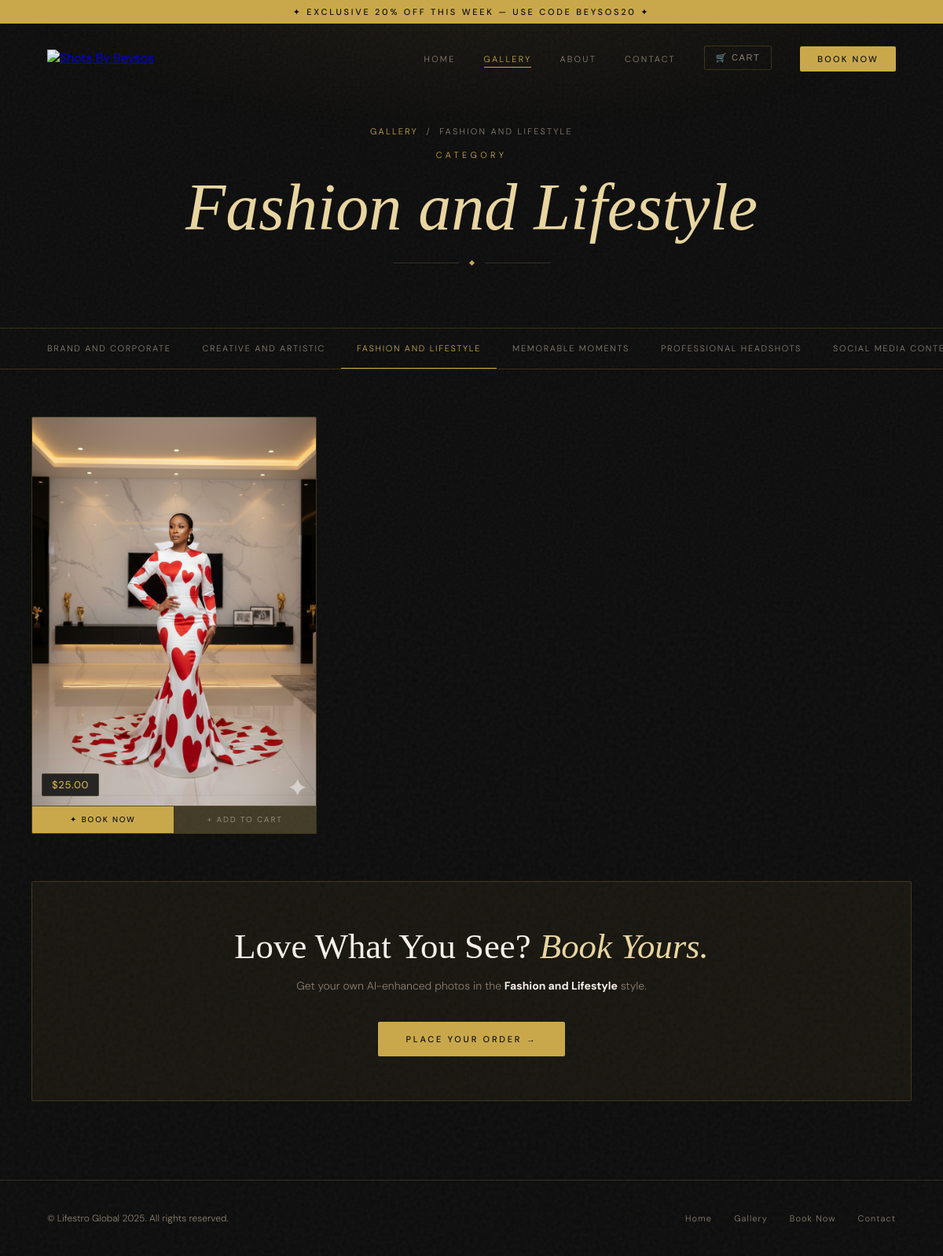
Page /gallery/fashion-and-lifestyle/ on the earlier database version.
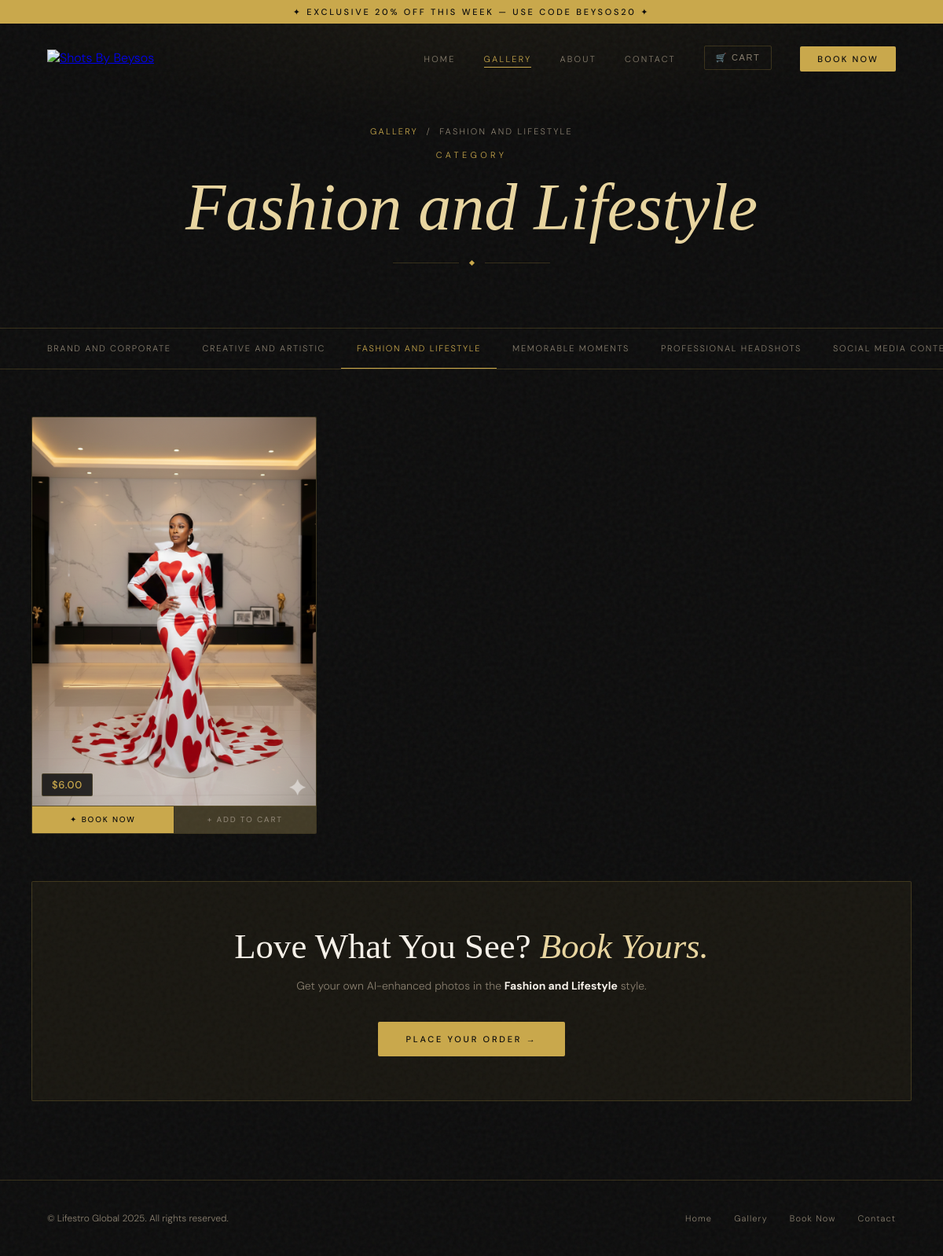
Same page on the later database version.
### orders/models.py (models this page shows, shortened)
class GalleryCategory(models.Model):
    name        = models.CharField(max_length=100)
    slug        = models.SlugField(max_length=100, unique=True)
    description = models.TextField(blank=True)
    order       = models.PositiveIntegerField(default=0, help_text="Controls display order. Lower numbers appear first.")
    class Meta:
        ordering = ['order', 'name']
        verbose_name        = 'Gallery Category'
        verbose_name_plural = 'Gallery Categories'

class GalleryImage(models.Model):
    category   = models.ForeignKey(GalleryCategory, related_name='images', on_delete=models.CASCADE)
    image      = models.ImageField(upload_to='gallery/%Y/%m/')
    title      = models.CharField(max_length=200, blank=True)
    price      = models.DecimalField(max_digits=8, decimal_places=2, default=25.00)  # ← add this
    is_cover   = models.BooleanField(default=False, help_text="Use this image as the category cover photo.")
    is_visible = models.BooleanField(default=True, help_text="Uncheck to hide this image from the gallery.")
    uploaded   = models.DateTimeField(auto_now_add=True)
    @property
    def price_cents(self):
        return int(self.price * 100)

### orders/views.py (the view)
# urls.py: path('gallery/<slug:slug>/',       views.gallery_category,      name='gallery_category'),
def gallery_category(request, slug):
    from .models import GalleryCategory
    from django.shortcuts import get_object_or_404
    category   = get_object_or_404(GalleryCategory, slug=slug)
    categories = GalleryCategory.objects.all()
    images     = category.images.filter(is_visible=True)
    return render(request, 'orders/gallery_category.html', {
        'category':   category,
        'categories': categories,
        'images':     images,
    })

### orders/templates/orders/gallery_category.html (shortened to what this page needs)
{% load static %}
<!DOCTYPE html>
<html lang="en">
<head>
</head>
<body>
<div class="grain"></div>
<div class="nav-promo">✦ Exclusive 20% off this week — use code BEYSOS20 ✦</div>
<nav class="nav" id="navbar">
  <a href="{% url 'home' %}" class="nav-logo">
    <img src="https://assets.zyrosite.com/cdn-cgi/image/format=auto,w=768,fit=crop,q=95/Vk75LpTKjSjaGtev/untitled-design-2-bqV3e3351SqyseYc.png" alt="Shots By Beysos"/>
  </a>
  <ul class="nav-links" id="navLinks">
    <li><a href="{% url 'home' %}">Home</a></li>
    <li><a href="{% url 'gallery' %}" class="active">Gallery</a></li>
    <li><a href="{% url 'home' %}#about">About</a></li>
    <li><a href="{% url 'home' %}#contact">Contact</a></li>
    <li>
      <button class="nav-cart" onclick="toggleCart()" title="View cart">
        🛒 Cart
      </button>
    </li>
    <li><a href="{% url 'order_form' %}" class="nav-cta">Book Now</a></li>
  </ul>
</nav>
<div class="page-hero">
  <div class="breadcrumb"><a href="{% url 'gallery' %}">Gallery</a> &nbsp;/&nbsp; {{ category.name }}</div>
  <div class="eyebrow">Category</div>
  <h1><em>{{ category.name }}</em></h1>
  <div class="divider-line"><span></span><div class="diamond"></div><span></span></div>
</div>
<div class="cat-nav">
  {% for cat in categories %}
  <a href="{% url 'gallery_category' cat.slug %}" {% if cat.slug == category.slug %}class="active"{% endif %}>{{ cat.name }}</a>
  {% endfor %}
</div>
<div class="main">
  {% if images %}
  <div class="masonry reveal" id="masonryGrid">
    {% for img in images %}
    <div class="img-card" id="card-{{ img.id }}" data-id="{{ img.id }}">
      <div class="img-card-photo" onclick="openLightbox({{ forloop.counter0 }})">
        <img src="{{ img.image.url }}" alt="{{ img.title|default:category.name }}" loading="lazy"/>
        <div class="img-price-tag">${{ img.price }}</div>
      </div>
      <div class="img-card-actions">
  <button class="btn-book-now" onclick="bookNow('{% url 'order_form' %}', {{ img.id }}, '{{ img.image.url|escapejs }}', '{{ category.name|escapejs }}', '{{ img.title|default:category.name|escapejs }}', '{{ img.price }}', {{ img.price_cents }})">
    ✦ Book Now
  </button>
  <button class="btn-add-cart" id="cart-btn-{{ img.id }}" onclick="addToCart({{ img.id }}, '{{ img.image.url }}', '{{ img.title|default:category.name|escapejs }}', '{{ category.name|escapejs }}', '{{ img.price }}', {{ img.price_cents }})">
    + Add to Cart
  </button>
</div>
    </div>
    {% endfor %}
  </div>
  {% else %}
  <div class="empty-state">
    <p style="font-size:32px;">📷</p>
    <p>No images uploaded yet for this category.<br/>Check back soon or explore another category.</p>
  </div>
  {% endif %}
  <div class="cta-banner reveal">
    <h3>Love What You See? <em>Book Yours.</em></h3>
    <p>Get your own AI-enhanced photos in the <strong style="color:var(--cream)">{{ category.name }}</strong> style.</p>
    <a href="{% url 'order_form' %}" class="btn-gold">Place Your Order →</a>
  </div>
</div>
<footer>
  <div class="footer-copy">© Lifestro Global 2025. All rights reserved.</div>
  <div class="footer-links">
    <a href="{% url 'home' %}">Home</a>
    <a href="{% url 'gallery' %}">Gallery</a>
    <a href="{% url 'order_form' %}">Book Now</a>
    <a href="{% url 'home' %}#contact">Contact</a>
  </div>
</footer>
</body>
</html>

Differences in the rows shown:
changed GalleryImage: price "25.00" → "6.00"
